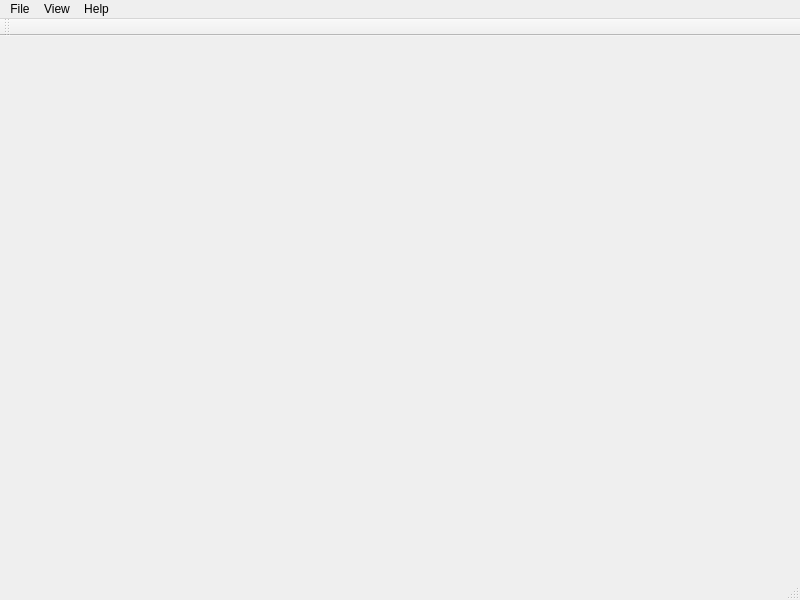
<?xml version="1.0" encoding="UTF-8"?>
<ui version="4.0">
 <class>ImageViewer</class>
 <widget class="QMainWindow" name="ImageViewer">
  <property name="geometry">
   <rect>
    <x>0</x>
    <y>0</y>
    <width>800</width>
    <height>600</height>
   </rect>
  </property>
  <property name="windowTitle">
   <string>ImageViewer</string>
  </property>
  <widget class="QWidget" name="centralwidget"/>
  <widget class="QMenuBar" name="menubar">
   <property name="geometry">
    <rect>
     <x>0</x>
     <y>0</y>
     <width>800</width>
     <height>21</height>
    </rect>
   </property>
   <widget class="QMenu" name="menuOpen">
    <property name="title">
     <string>File</string>
    </property>
    <addaction name="openAct"/>
    <addaction name="printAct"/>
    <addaction name="exitAct"/>
   </widget>
   <widget class="QMenu" name="menuView">
    <property name="title">
     <string>View</string>
    </property>
    <addaction name="zoomInAct"/>
    <addaction name="zoomOutAct"/>
    <addaction name="normalSizeAct"/>
    <addaction name="fitToWindowAct"/>
   </widget>
   <widget class="QMenu" name="menuHelp">
    <property name="title">
     <string>Help</string>
    </property>
    <addaction name="aboutAct"/>
    <addaction name="aboutQtAct"/>
   </widget>
   <addaction name="menuOpen"/>
   <addaction name="menuView"/>
   <addaction name="menuHelp"/>
  </widget>
  <widget class="QStatusBar" name="statusbar"/>
  <widget class="QToolBar" name="MainToolBar">
   <property name="windowTitle">
    <string>toolBar</string>
   </property>
   <attribute name="toolBarArea">
    <enum>TopToolBarArea</enum>
   </attribute>
   <attribute name="toolBarBreak">
    <bool>false</bool>
   </attribute>
  </widget>
  <action name="openAct">
   <property name="text">
    <string>&amp;Open...</string>
   </property>
   <property name="shortcut">
    <string>Ctrl+O</string>
   </property>
  </action>
  <action name="printAct">
   <property name="enabled">
    <bool>false</bool>
   </property>
   <property name="text">
    <string>&amp;Print</string>
   </property>
   <property name="shortcut">
    <string>Ctrl+P</string>
   </property>
  </action>
  <action name="exitAct">
   <property name="text">
    <string>E&amp;xit</string>
   </property>
   <property name="shortcut">
    <string>Ctrl+Q</string>
   </property>
  </action>
  <action name="zoomInAct">
   <property name="text">
    <string>Zoom &amp;In(25%)</string>
   </property>
   <property name="shortcut">
    <string>Ctrl+=</string>
   </property>
  </action>
  <action name="zoomOutAct">
   <property name="text">
    <string>Zoom &amp;Out(25%)</string>
   </property>
   <property name="shortcut">
    <string>Ctrl+-</string>
   </property>
  </action>
  <action name="normalSizeAct">
   <property name="text">
    <string>&amp;Normal Size</string>
   </property>
   <property name="shortcut">
    <string>Ctrl+S</string>
   </property>
  </action>
  <action name="fitToWindowAct">
   <property name="checkable">
    <bool>true</bool>
   </property>
   <property name="enabled">
    <bool>false</bool>
   </property>
   <property name="text">
    <string>&amp;Fit to Window</string>
   </property>
   <property name="shortcut">
    <string>Ctrl+F</string>
   </property>
  </action>
  <action name="aboutAct">
   <property name="text">
    <string>&amp;About</string>
   </property>
  </action>
  <action name="aboutQtAct">
   <property name="text">
    <string>About &amp;QT</string>
   </property>
  </action>
 </widget>
 <resources/>
 <connections/>
</ui>
